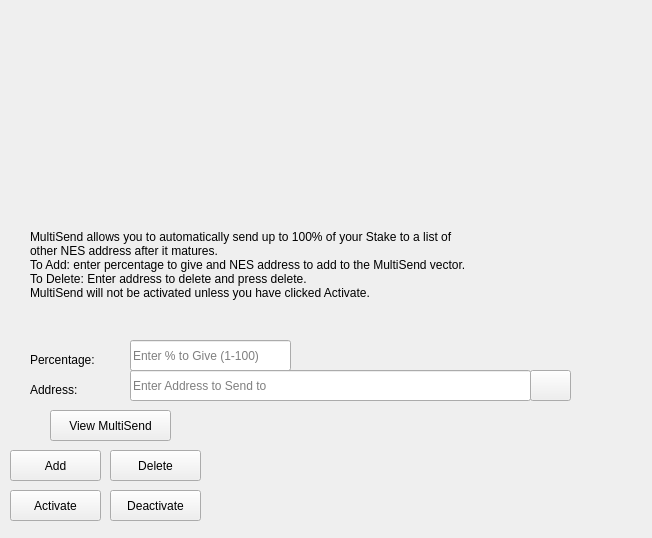
<?xml version="1.0" encoding="UTF-8"?>
<ui version="4.0">
 <class>StakeForCharityDialog</class>
 <widget class="QWidget" name="StakeForCharityDialog">
  <property name="windowModality">
   <enum>Qt::NonModal</enum>
  </property>
  <property name="geometry">
   <rect>
    <x>0</x>
    <y>0</y>
    <width>652</width>
    <height>538</height>
   </rect>
  </property>
  <property name="windowTitle">
   <string>Stake For Charity</string>
  </property>
  <widget class="QLineEdit" name="charityPercentEdit">
   <property name="geometry">
    <rect>
     <x>130</x>
     <y>340</y>
     <width>161</width>
     <height>31</height>
    </rect>
   </property>
   <property name="toolTip">
    <string>Enter whole numbers 1 - 100</string>
   </property>
   <property name="placeholderText">
    <string>Enter % to Give (1-100)</string>
   </property>
  </widget>
  <widget class="QLineEdit" name="charityAddressEdit">
   <property name="geometry">
    <rect>
     <x>130</x>
     <y>370</y>
     <width>401</width>
     <height>31</height>
    </rect>
   </property>
   <property name="toolTip">
    <string/>
   </property>
   <property name="placeholderText">
    <string>Enter Address to Send to</string>
   </property>
  </widget>
  <widget class="QLabel" name="label_12">
   <property name="geometry">
    <rect>
     <x>30</x>
     <y>230</y>
     <width>451</width>
     <height>121</height>
    </rect>
   </property>
   <property name="lineWidth">
    <number>1</number>
   </property>
   <property name="text">
    <string>MultiSend allows you to automatically send up to 100% of your Stake to a list of other NES address after it matures.
To Add: enter percentage to give and NES address to add to the MultiSend vector. 
To Delete: Enter address to delete and press delete.
MultiSend will not be activated unless you have clicked Activate.</string>
   </property>
   <property name="alignment">
    <set>Qt::AlignLeading|Qt::AlignLeft|Qt::AlignTop</set>
   </property>
   <property name="wordWrap">
    <bool>true</bool>
   </property>
  </widget>
  <widget class="QLabel" name="message">
   <property name="geometry">
    <rect>
     <x>210</x>
     <y>430</y>
     <width>381</width>
     <height>91</height>
    </rect>
   </property>
   <property name="text">
    <string/>
   </property>
  </widget>
  <widget class="QPushButton" name="addButton">
   <property name="geometry">
    <rect>
     <x>10</x>
     <y>450</y>
     <width>91</width>
     <height>31</height>
    </rect>
   </property>
   <property name="toolTip">
    <string/>
   </property>
   <property name="statusTip">
    <string>Add to MultiSend Vector</string>
   </property>
   <property name="text">
    <string>Add</string>
   </property>
  </widget>
  <widget class="QPushButton" name="disableButton">
   <property name="geometry">
    <rect>
     <x>110</x>
     <y>490</y>
     <width>91</width>
     <height>31</height>
    </rect>
   </property>
   <property name="statusTip">
    <string>Deactivate MultiSend</string>
   </property>
   <property name="text">
    <string>Deactivate</string>
   </property>
  </widget>
  <widget class="QPushButton" name="addressBookButton">
   <property name="geometry">
    <rect>
     <x>530</x>
     <y>370</y>
     <width>41</width>
     <height>31</height>
    </rect>
   </property>
   <property name="toolTip">
    <string>Choose an address from the address book</string>
   </property>
   <property name="text">
    <string/>
   </property>
   <property name="icon">
    <iconset resource="../bitcoin.qrc">
     <normaloff>:/icons/address-book</normaloff>:/icons/address-book</iconset>
   </property>
   <property name="shortcut">
    <string>Alt+A</string>
   </property>
   <property name="autoDefault">
    <bool>false</bool>
   </property>
  </widget>
  <widget class="QLabel" name="label">
   <property name="geometry">
    <rect>
     <x>30</x>
     <y>350</y>
     <width>91</width>
     <height>20</height>
    </rect>
   </property>
   <property name="toolTip">
    <string>Percentage of stake to send</string>
   </property>
   <property name="text">
    <string>Percentage:</string>
   </property>
  </widget>
  <widget class="QLabel" name="label_5">
   <property name="geometry">
    <rect>
     <x>30</x>
     <y>380</y>
     <width>91</width>
     <height>20</height>
    </rect>
   </property>
   <property name="toolTip">
    <string>Address to send portion of stake to</string>
   </property>
   <property name="text">
    <string>Address:</string>
   </property>
  </widget>
  <widget class="QPushButton" name="deleteButton">
   <property name="geometry">
    <rect>
     <x>110</x>
     <y>450</y>
     <width>91</width>
     <height>31</height>
    </rect>
   </property>
   <property name="toolTip">
    <string/>
   </property>
   <property name="statusTip">
    <string>Delete Address From MultiSend Vector</string>
   </property>
   <property name="text">
    <string>Delete</string>
   </property>
  </widget>
  <widget class="QPushButton" name="activateButton">
   <property name="geometry">
    <rect>
     <x>10</x>
     <y>490</y>
     <width>91</width>
     <height>31</height>
    </rect>
   </property>
   <property name="statusTip">
    <string>Activate MultiSend</string>
   </property>
   <property name="text">
    <string>Activate</string>
   </property>
  </widget>
  <widget class="QPushButton" name="viewButton">
   <property name="geometry">
    <rect>
     <x>50</x>
     <y>410</y>
     <width>121</width>
     <height>31</height>
    </rect>
   </property>
   <property name="toolTip">
    <string/>
   </property>
   <property name="statusTip">
    <string>View MultiSend Vector</string>
   </property>
   <property name="text">
    <string>View MultiSend</string>
   </property>
  </widget>
  <widget class="QLabel" name="imagelabel">
   <property name="geometry">
    <rect>
     <x>160</x>
     <y>10</y>
     <width>231</width>
     <height>211</height>
    </rect>
   </property>
   <property name="styleSheet">
    <string notr="true">image: url(:/icons/circuit);</string>
   </property>
   <property name="text">
    <string/>
   </property>
  </widget>
 </widget>
 <resources>
  <include location="../bitcoin.qrc"/>
 </resources>
 <connections/>
</ui>
